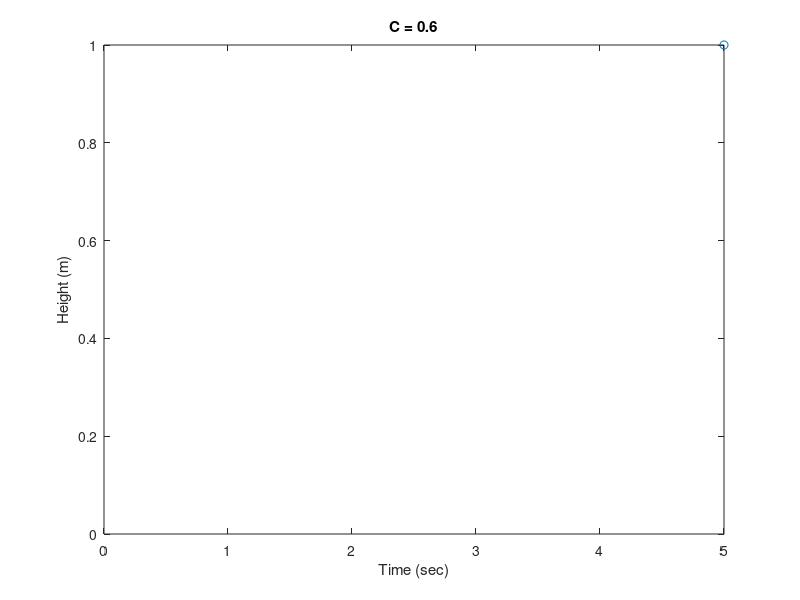

This chart was generated by the following MATLAB code:
% Jacob Alspaw
% jaa134

clear
deltaT = input('Enter time step: ');
stop = input('Enter simulation stop time: ');
C = 0.6;
h0 = 1;
v0 = 0;
t = 0;
while t < stop
    h0 = h0 + (v0 * deltaT);
    v0 = v0 - (9.8 * deltaT);
    if h0 <= 0
        h0 = -h0;
        v0 = -v0 * C;
    end
    t = t + deltaT;
    plot(t, h0, 'o');
    xlabel('Time (sec)');
    ylabel('Height (m)');
    title('C = 0.6');
    axis([0 stop 0 1]);
    pause(0.015);
end
